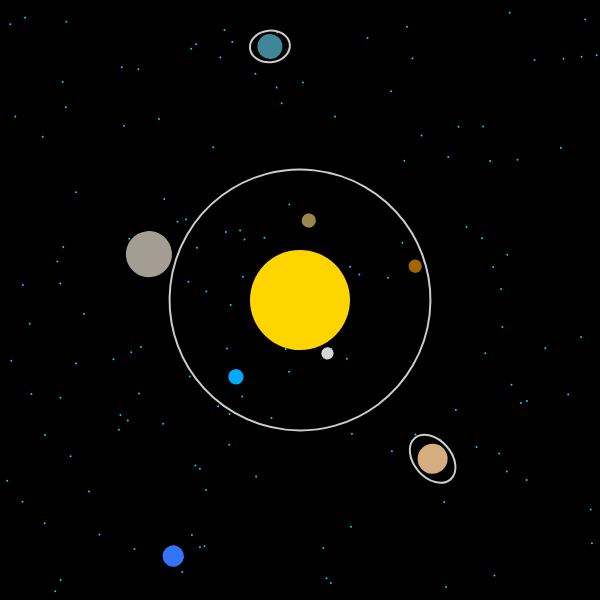
Frame 1 (no input)
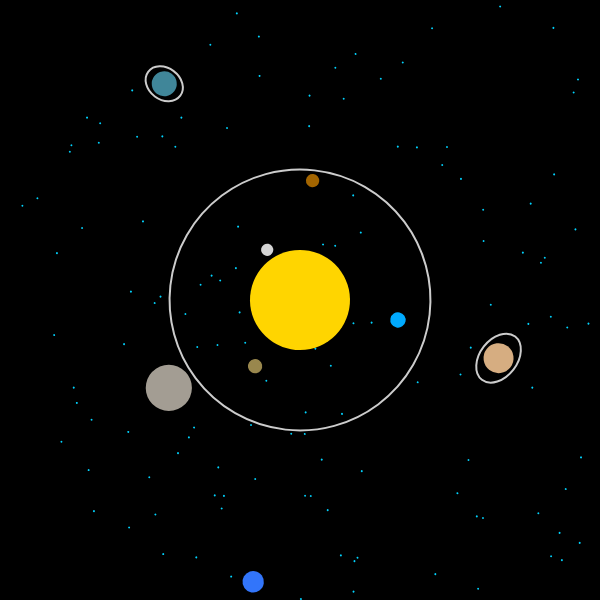
Frame 60 (no input)
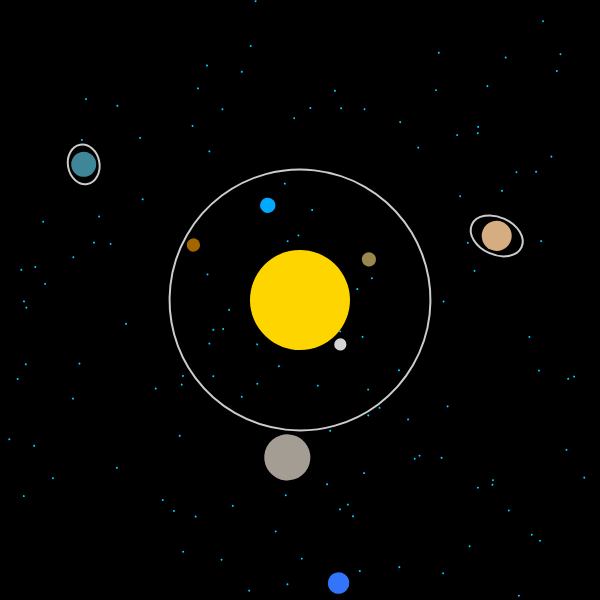
Frame 120 (the mouse pressed at the canvas centre since frame 60)

The p5.js sketch that drew these frames (run headless with seeded random() and noise() and a simulated clock; from frame 60 on, the mouse is pressed at the canvas centre):

// p5.js sketch
// ── sketch.js
/*
http://nexusbug.com/

STORY of ONE

EP 000: Template
*/

let wW, wH, cW, cH;

let cnv;

let rot = 0;

let space;

let ss; //solar system



function preload() {

}

function setup() {
  calcCanvasSize();
  cnv = createCanvas(cW, cH);

  space = new Space(300);

  ss = new SolarSystem(0, 0);


}



function draw() {
  background(0);
  imageMode(CENTER);

  colorMode(HSB, 360, 100, 100);
  translate(cW / 2, cH / 2);
  rot = frameCount / 100;

  // fill(1, 0, 100);
  // ss.text();

  // rotate(rot);

  push();
  rotate(-rot);
  translate(-cW / 2, -cH / 2);
  space.stars();
  pop();

  ss.disp();

}

class SolarSystem {
  constructor(centerx, centery) {
    this.x = centerx;
    this.y = centery;

    this.planet = function(h, s, l, x, size, rt) {
      rotate(10);
      noStroke();
      fill(h, s, l);
      push();
      rotate(-rt * frameCount / 200);
      ellipse(this.x + cW / x, this.y, cW / size);
      pop();
    }

    this.beltyPlanet = function(h, s, l, x, e1, e2, size, rt, rt2) {
      rotate(10);
      strokeWeight(2);
      stroke(1, 0, 80);
      noFill();
      push();
      rotate(-rt * frameCount / 200);
      translate(this.x + cW / x, this.y, cW / e1, cH / e2);
      rotate(-rt2 * frameCount / 50);
      // ellipse(this.x + cW / x, this.y, cW / e1, cH / e2);
      ellipse(0, 0, cW / e1, cH / e2);
      fill(h, s, l);
      noStroke();
      // ellipse(this.x + cW / x, this.y, cW / size);
      ellipse(0, 0, cW / size);
      pop();
    }
  }



  disp() {
    //sun
    this.planet(50, 100, 100, 100000, 6, 0);
    //mercury
    this.planet(204, 0, 83, 10, 49, 11);
    //venus
    this.planet(46, 50, 60, 7.5, 42, 9);
    //earth
    this.planet(200, 100, 100, 6, 39, 7);
    //mars
    this.planet(37, 100, 64, 5, 45, 4);
    //Asteroid belt
    strokeWeight(2);
    stroke(1, 0, 80);
    noFill();
    ellipse(this.x, this.y, cW / 2.3);
    //jupiter
    this.planet(37, 10, 64, 3.8, 13, 3);
    //saturn
    this.beltyPlanet(31, 40, 84, 2.9, 11, 16, 20, 2, 1);
    //uranus
    this.beltyPlanet(193, 58, 60, 2.35, 19, 15, 24, 1.5, -1);
    //neptune
    this.planet(220, 80, 98, 2.1, 28, 1);

  }

}

class Space {
  constructor(count) {
    this.xp = 0;
    this.yp = 0;

    this.count = count;
  }

  stars(s) {
    noStroke();
    randomSeed(4);
    for (let i = 0; i < this.count; i++) {
      this.xp = random(cW + 250);
      this.yp = random(cH + 250);
      fill(190, 100, 100);
      ellipse(this.xp, this.yp, 2);
    }
  }
}



//template
function calcCanvasSize() {
  wW = windowWidth;
  wH = windowHeight;

  if (wW < wH) {
    wH = wW
  } else {
    wW = wH
  }

  cW = wW - 300;

  if (wW <= 700) {
    cW = 400;
  } else if (wW >= 900) {
    cW = 600;
  }
  cH = cW;
}

function windowResized() {
  calcCanvasSize();
  resizeCanvas(cW, cH);

}
